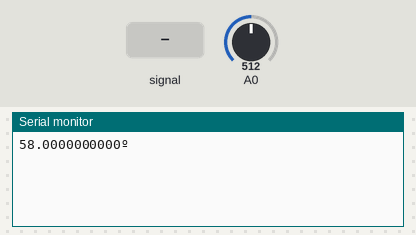
Recording of a sketch running on a simulated Arduino Uno, built with avr-gcc and run on an emulated ATmega328P. On the bench: the last lines printed to the serial monitor. The inputs (shaded band) are chosen by the test bench; at power-on: A0 = 512.

Above: at 1.2 s.
1.3 s: A0 fed a 200 Hz sine of ±81 counts around its level
At 2.7 s:
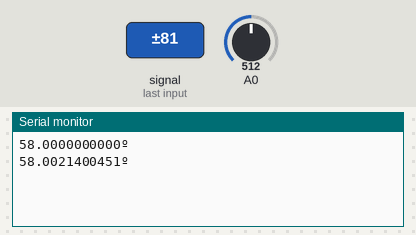
2.8 s: A0 set to 716
At 4.2 s:
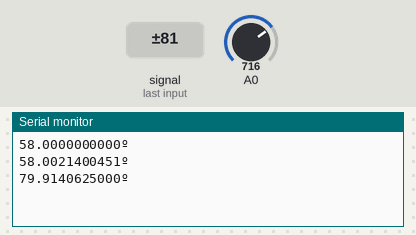
4.3 s: A0 set to 900
At 6.2 s:
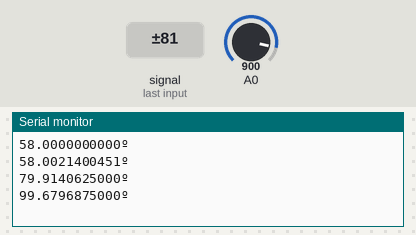
Timing chart, 0 to 7.7 s (numbered marks = the images above; inputs shaded):
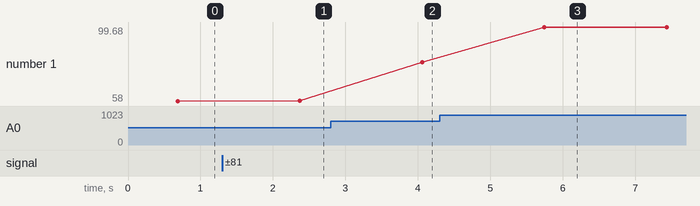

The sketch:

tempSensor.ino
```cpp
int sample_count;
float val;
float sample_avg;
float temp;

void setup()
{
 Serial.begin(9600); // start serial communication
 analogReference(INTERNAL);
}

void loop()
{
 sample_count++;
 val = analogRead(A0);
 sample_avg = sample_avg + (val - sample_avg) / sample_count;

 if (sample_count >= 4096){
   temp=(1.1 * sample_avg * 100.0) / 1024.0;
   Serial.print(temp+3,DEC);
   Serial.println("º");
   sample_count = 0;
   delay(1000);
 }
}
```

Measured:
- after the input at 1.3 s, the serial monitor: prints a new line after 1.1 s (image 1)
- after the input at 2.8 s, the serial monitor: prints a new line after 1.3 s (image 2)
- after the input at 4.3 s, the serial monitor: prints a new line after 1.4 s (image 3)
- plotted number 1: 58 → 58 after the input at 1.3 s, 58 → 79.91 after the input at 2.8 s, 79.91 → 99.68 after the input at 4.3 s
